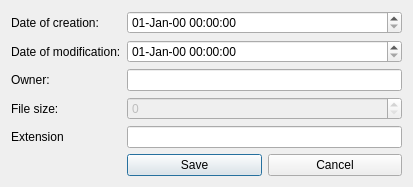
<?xml version="1.0" encoding="UTF-8"?>
<ui version="4.0">
 <class>WindowMetadata</class>
 <widget class="QDialog" name="WindowMetadata">
  <property name="geometry">
   <rect>
    <x>0</x>
    <y>0</y>
    <width>413</width>
    <height>184</height>
   </rect>
  </property>
  <property name="windowTitle">
   <string>Edit Metadata</string>
  </property>
  <property name="windowIcon">
   <iconset resource="../resources.qrc">
    <normaloff>:/res/Forms/ico.ico</normaloff>:/res/Forms/ico.ico</iconset>
  </property>
  <layout class="QFormLayout" name="formLayout">
   <item row="0" column="0">
    <widget class="QLabel" name="label_dateCreation">
     <property name="sizePolicy">
      <sizepolicy hsizetype="Preferred" vsizetype="Minimum">
       <horstretch>0</horstretch>
       <verstretch>0</verstretch>
      </sizepolicy>
     </property>
     <property name="text">
      <string>Date of creation:</string>
     </property>
    </widget>
   </item>
   <item row="0" column="1">
    <widget class="QDateTimeEdit" name="dateTimeEdit_creation">
     <property name="sizePolicy">
      <sizepolicy hsizetype="Minimum" vsizetype="Minimum">
       <horstretch>0</horstretch>
       <verstretch>0</verstretch>
      </sizepolicy>
     </property>
     <property name="displayFormat">
      <string>dd-MMM-yy HH:mm:ss</string>
     </property>
    </widget>
   </item>
   <item row="1" column="0">
    <widget class="QLabel" name="label_dateModification">
     <property name="sizePolicy">
      <sizepolicy hsizetype="Preferred" vsizetype="Minimum">
       <horstretch>0</horstretch>
       <verstretch>0</verstretch>
      </sizepolicy>
     </property>
     <property name="text">
      <string>Date of modification:</string>
     </property>
    </widget>
   </item>
   <item row="1" column="1">
    <widget class="QDateTimeEdit" name="dateTimeEdit_modification">
     <property name="sizePolicy">
      <sizepolicy hsizetype="Minimum" vsizetype="Minimum">
       <horstretch>0</horstretch>
       <verstretch>0</verstretch>
      </sizepolicy>
     </property>
     <property name="displayFormat">
      <string>dd-MMM-yy HH:mm:ss</string>
     </property>
    </widget>
   </item>
   <item row="2" column="0">
    <widget class="QLabel" name="label_owner">
     <property name="sizePolicy">
      <sizepolicy hsizetype="Preferred" vsizetype="Minimum">
       <horstretch>0</horstretch>
       <verstretch>0</verstretch>
      </sizepolicy>
     </property>
     <property name="text">
      <string>Owner:</string>
     </property>
    </widget>
   </item>
   <item row="2" column="1">
    <widget class="QLineEdit" name="lineEdit_owner">
     <property name="sizePolicy">
      <sizepolicy hsizetype="Expanding" vsizetype="Minimum">
       <horstretch>0</horstretch>
       <verstretch>0</verstretch>
      </sizepolicy>
     </property>
    </widget>
   </item>
   <item row="3" column="0">
    <widget class="QLabel" name="label_length">
     <property name="sizePolicy">
      <sizepolicy hsizetype="Preferred" vsizetype="Minimum">
       <horstretch>0</horstretch>
       <verstretch>0</verstretch>
      </sizepolicy>
     </property>
     <property name="text">
      <string>File size:</string>
     </property>
    </widget>
   </item>
   <item row="3" column="1">
    <widget class="QSpinBox" name="spinBox_length">
     <property name="enabled">
      <bool>false</bool>
     </property>
     <property name="sizePolicy">
      <sizepolicy hsizetype="Minimum" vsizetype="Minimum">
       <horstretch>0</horstretch>
       <verstretch>0</verstretch>
      </sizepolicy>
     </property>
    </widget>
   </item>
   <item row="4" column="0">
    <widget class="QLabel" name="label_extension">
     <property name="sizePolicy">
      <sizepolicy hsizetype="Preferred" vsizetype="Minimum">
       <horstretch>0</horstretch>
       <verstretch>0</verstretch>
      </sizepolicy>
     </property>
     <property name="text">
      <string>Extension</string>
     </property>
    </widget>
   </item>
   <item row="4" column="1">
    <widget class="QLineEdit" name="lineEdit_extension">
     <property name="sizePolicy">
      <sizepolicy hsizetype="Expanding" vsizetype="Minimum">
       <horstretch>0</horstretch>
       <verstretch>0</verstretch>
      </sizepolicy>
     </property>
    </widget>
   </item>
   <item row="5" column="1">
    <layout class="QHBoxLayout" name="horizontalLayout">
     <item>
      <widget class="QPushButton" name="button_save">
       <property name="sizePolicy">
        <sizepolicy hsizetype="Minimum" vsizetype="Minimum">
         <horstretch>0</horstretch>
         <verstretch>0</verstretch>
        </sizepolicy>
       </property>
       <property name="text">
        <string>Save</string>
       </property>
      </widget>
     </item>
     <item>
      <widget class="QPushButton" name="pushButton_cancel">
       <property name="sizePolicy">
        <sizepolicy hsizetype="Minimum" vsizetype="Minimum">
         <horstretch>0</horstretch>
         <verstretch>0</verstretch>
        </sizepolicy>
       </property>
       <property name="text">
        <string>Cancel</string>
       </property>
      </widget>
     </item>
    </layout>
   </item>
  </layout>
 </widget>
 <resources>
  <include location="../resources.qrc"/>
 </resources>
 <connections/>
</ui>
